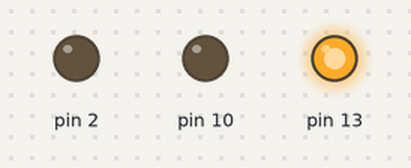
Recording of a sketch running on a simulated Arduino Uno, built with avr-gcc and run on an emulated ATmega328P. Shown: output pins drawn as LEDs (lit = HIGH). Sleep ends after the set time or at an interrupt; the local clock reads 2024-03-15 10:24:30 at power-on unless the sketch sets it; storage starts empty; EEPROM starts erased; what the sketch prints to the serial monitor is not drawn.

Above: at 0.05 s.
At 6.3 s:
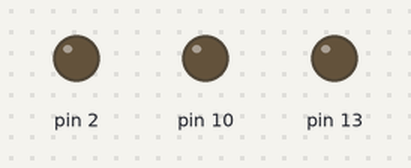
Timing chart, 0 to 16.3 s (numbered marks = the images above):
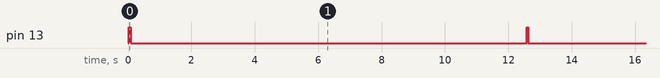

Measured:
- by itself, pin 13: alternates HIGH for 0.05 s and LOW for 12.5 s

The sketch:

ver003.ino
```cpp
#include <EEPROM.h>
#include <SD.h>
#include <Wire.h>
#include <Adafruit_ADS1015.h>
#include <stdio.h>
#include <DS1302.h>
Adafruit_ADS1115 ads1115;
#include <avr/sleep.h>
#include <avr/wdt.h>

//***************************Macro definition**********************
#define SN_ADD1    (0x00)
#define SN1        (0x00)
#define SN_ADD2    (0x01)
#define SN2        (0x0f)
#define CLK_COUNT  (0x05)
#define CLK_INI    (0x10)

File myFile;


namespace {

// Set the appropriate digital I/O pin connections. These are the pin
// assignments for the Arduino as well for as the DS1302 chip. See the DS1302
// datasheet:
//
//   http://datasheets.maximintegrated.com/en/ds/DS1302.pdf
const int kCePin   = 5;  // Chip Enable
const int kIoPin   = 6;  // Input/Output
const int kSclkPin = 7;  // Serial Clock

// Create a DS1302 object.
DS1302 rtc(kCePin, kIoPin, kSclkPin);

String dayAsString(const Time::Day day) {
  switch (day) {
    case Time::kSunday: return "Sunday";
    case Time::kMonday: return "Monday";
    case Time::kTuesday: return "Tuesday";
    case Time::kWednesday: return "Wednesday";
    case Time::kThursday: return "Thursday";
    case Time::kFriday: return "Friday";
    case Time::kSaturday: return "Saturday";
  }
  return "(unknown day)";
}

int printTime(char option) {
  // Get the current time and date from the chip.
  Time t = rtc.time();

  // Name the day of the week.
  const String day = dayAsString(t.day);

  // Format the time and date and insert into the temporary buffer.
//  char buf[50];
 // snprintf(buf, sizeof(buf), "%s %04d-%02d-%02d %02d:%02d:%02d",
  //         day.c_str(),
   //        t.yr, t.mon, t.date,
    //       t.hr, t.min, t.sec);

  // Print the formatted string to serial so we can see the time.
//  Serial.println(buf);
  switch(option){
    case 'Y':
        return t.yr;
    case 'M':
        return t.mon;
    case 'D':
        return t.date;
    case 'H':
        return t.hr;
    case 'm':
        return t.min;
    case 's':
        return t.sec;
    default:
        return t.mon;
  }


}

}  // namespace

void EE_ini_(){
  EEPROM.write(SN_ADD1,SN1);
  EEPROM.write(SN_ADD2,SN2);
//  EEPROM.write(RCD_COUNT,0);
}


//****************************Macro definition end*************************
int msg_blink(int option){
  switch (option){
    case 0:
        digitalWrite(13,HIGH);
        delay(100);
        digitalWrite(13,LOW);
        delay(100);
        digitalWrite(13,HIGH);
        delay(100);
        digitalWrite(13,LOW);
        delay(100);
        digitalWrite(13,HIGH);
        delay(100);
        digitalWrite(13,LOW);
        delay(100);
        break;
    case 1:
        digitalWrite(13,HIGH);
        delay(1000);
        digitalWrite(13,LOW);
        delay(100);
        digitalWrite(13,HIGH);
        delay(1000);
        digitalWrite(13,LOW);
        delay(100);
        digitalWrite(13,HIGH);
        delay(1000);
        digitalWrite(13,LOW);
        break;
    case 2:
        digitalWrite(13,HIGH);
        delay(1000);
        digitalWrite(13,LOW);
        delay(100);
        digitalWrite(13,HIGH);
        delay(100);
        digitalWrite(13,LOW);
        delay(100);
        digitalWrite(13,HIGH);
        delay(1000);
        digitalWrite(13,LOW);
        break;
  }
  return 0;
}
//****************************clock system******************
int chkClock(){
  int  roof=EEPROM.read(CLK_COUNT);
  int i=0;
  int addr=EEPROM.read(CLK_INI);
  int currentTime=printTime('H')*60+printTime('m');
  Serial.print("Now is");
  Serial.println(currentTime);
  int clockTime=0;
  for (i=0;i<roof;i++){
    clockTime=EEPROM.read(i*2+addr)*60+EEPROM.read(i*2+addr+1);
    Serial.print("Now check");
    Serial.println(clockTime);
    if (clockTime==currentTime || abs(clockTime+24*60-currentTime)<1){

      return 1;
    }

}
return 0;
}

//***************************Note System***********************
int noteDown(){
  digitalWrite(2,HIGH);
  delay(50);
  Time t=rtc.time();
  const String day = dayAsString(t.day);
  char buf[50];
  snprintf(buf, sizeof(buf), "%04d-%02d-%02d %02d:%02d:%02d",

           t.yr, t.mon, t.date,
           t.hr, t.min, t.sec);

  int16_t results;
  results=-ads1115.readADC_Differential_0_1();
  delay(50);
  digitalWrite(2,LOW);
  myFile = SD.open("DATA.txt", FILE_WRITE);
  if (myFile){
  myFile.print(EEPROM.read(SN_ADD1),HEX);
  myFile.print(EEPROM.read(SN_ADD2),HEX);
  myFile.print(",");
  myFile.print(buf);
  myFile.print(",");
  myFile.println(results);
  myFile.close();
  Serial.println("Noted Down at");
  Serial.println(buf);
  return 0;
  }
}

int noteSerial(){
  if (!SD.begin(10)) {
    msg_blink(2);
    return 0;
  }
  myFile=SD.open("DATA.txt");
  while (myFile.available()) {
    	Serial.write(myFile.read());
    }
  return 0;
}


//***************************Watch dog system**********************
// watchdog interrupt
ISR (WDT_vect)
{
   wdt_disable();  // disable watchdog
}  // end of WDT_vect
//***************************watch dog system end*****************


//****************************Communication system************************


void setup(void){
  Serial.begin(9600);
  int read_i=0;
  EE_ini_();
  char buf[5];
  rtc.writeProtect(true);
  rtc.halt(false);
  pinMode(13,OUTPUT);
  pinMode(2,OUTPUT);
  digitalWrite(2,LOW);
  digitalWrite(13,LOW);
 pinMode(10, OUTPUT);

  if (!SD.begin(10)) {
    msg_blink(1);
    Serial.println("ini error");
  }

 myFile = SD.open("CLOCK.txt");
  int i=0;
  if (myFile) {
    Serial.println("test.txt:");
    while (myFile.available()) {
    	if (myFile.read()==';'){
           buf[0]=myFile.read();
           buf[1]=myFile.read();
           buf[2]=myFile.read();
           buf[3]=myFile.read();
           EEPROM.write(EEPROM.read(CLK_INI)+2*i,(buf[0]-'0')*10+buf[1]-'0');
           EEPROM.write(EEPROM.read(CLK_INI)+2*i+1,(buf[2]-'0')*10+buf[3]-'0');
           i++;
       }

    }
     EEPROM.write(CLK_COUNT,i);
    // close the file:
    myFile.close();
  } else {
  	// if the file didn't open, print an error:
    Serial.println("error opening test.txt");
  }
int n=i;


Wire.begin();
ads1115.begin();
}


void loop(){


  digitalWrite(13,HIGH);
  delay(50);
  digitalWrite(13,LOW);
  ads1115.begin();
  if(chkClock()){
    noteDown();
  }
  else{
    Serial.println("Not clock time");
  }
  delay(100);


  // disable ADC
  ADCSRA = 0;

  // clear various "reset" flags
  MCUSR = 0;
  // allow changes, disable reset
  WDTCSR = bit (WDCE) | bit (WDE);
  // set interrupt mode and an interval
  WDTCSR = bit (WDIE) | bit (WDP3) | bit (WDP0);    // set WDIE, and 8 seconds delay
  wdt_reset();  // pat the dog

  set_sleep_mode (SLEEP_MODE_PWR_DOWN);
  sleep_enable();

  // turn off brown-out enable in software
  MCUCR = bit (BODS) | bit (BODSE);
  MCUCR = bit (BODS);
  sleep_cpu ();

  // cancel sleep as a precaution
  sleep_disable();


}
```
